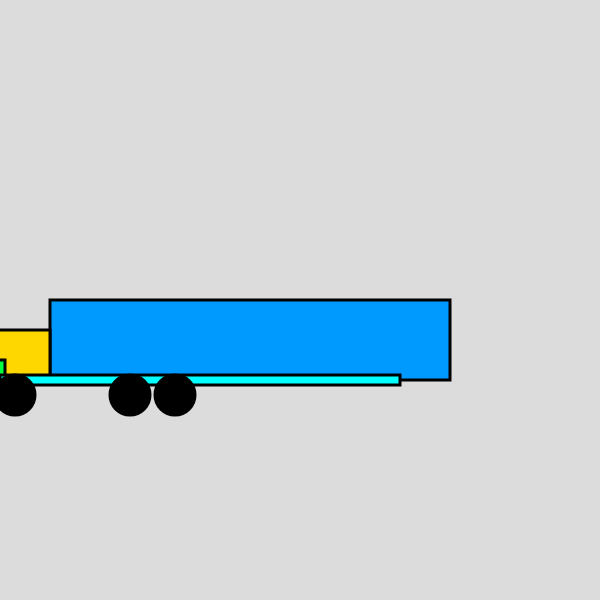
Frame 1 (no input)
Frame 60 (no input): identical to frame 1, image omitted
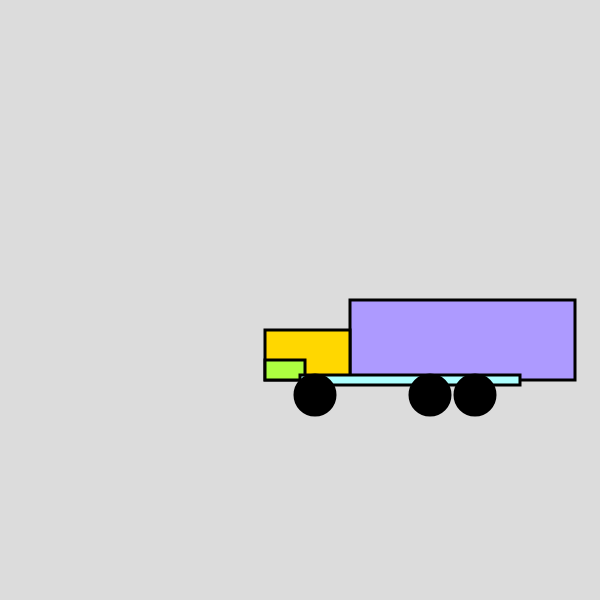
Frame 120 (the mouse pressed at the canvas centre since frame 60)

The p5.js sketch that drew these frames (run headless with seeded random() and noise() and a simulated clock; from frame 60 on, the mouse is pressed at the canvas centre):

// p5.js sketch
// ── sketch.js
/*
 * HOMEWORK / Khadija / Feb 5, 2025
 * Description:
 * Interactive truck animation where the trailer and chassis
 * change size based on mouse movement. The truck drawing
 * is organized into its own function for clarity.
 */

let x; 
let trailer1;
let chassis1;

function setup() {
  createCanvas(600, 600);
}

function draw() {
  background(220);

  // THE ENGINE: x follows the mouse
  x = mouseX;

  // THE GROWTH: trailer + chassis respond to mouse movement
  trailer1 = map(mouseX, 0, 600, 400, 50, true);
  chassis1 = map(mouseX, 0, 300, 400, 220, true);

  truck();
}

function truck() {
  stroke(0);
  strokeWeight(3);

  // 1. MAIN TRAILER (with hue shift)
  let currentHue = map(mouseX, 0, width, 0, 345);
  fill(currentHue, 154, 356);
  rect(x + 50, 300, trailer1, 80);

  // 2. CAB
  fill("gold");
  rect(x - 35, 330, 85, 50);

  fill(currentHue, 345, 64);
  rect(x - 35, 360, 40, 20);

  // 3. CHASSIS BAR
  fill(currentHue, 345, 458);
  rect(x, 375, chassis1, 10);

  // 4. WHEELS
  fill(0);
  ellipse(x + 15, 395, 40, 40);
  ellipse(x + 130, 395, 40, 40);
  ellipse(x + 175, 395, 40, 40);
}
